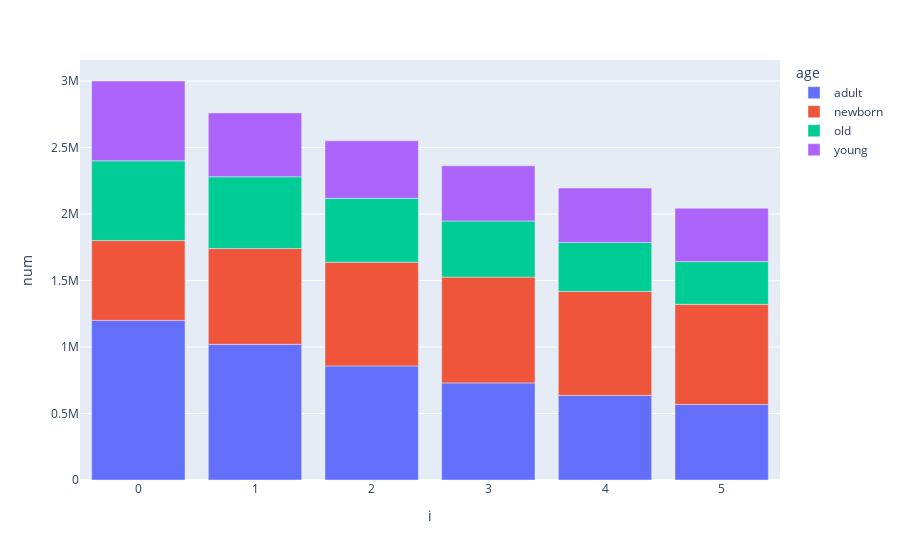

The cell this chart's notebook holds for it:
### Code cell
fig = px.bar(df.groupby(['age', 'i'], as_index=False).sum(), x='i', y='num', color='age')
fig.show()

### Figure 1 — Plotly figure (JSON) as saved in the notebook; plotly's stock layout.template omitted (floating-point values rounded to 4 significant figures)
{"data": [{"alignmentgroup": "True", "hovertemplate": "age=adult<br>i=%{x}<br>num=%{y}<extra></extra>", "legendgroup": "adult", "marker": {"color": "#636efa", "pattern": {"shape": ""}}, "name": "adult", "offsetgroup": "adult", "orientation": "v", "showlegend": true, "textposition": "auto", "type": "bar", "x": [0, 1, 2, 3, 4, 5], "xaxis": "x", "y": [1200000, 1020000, 858000, 730200, 635700, 567462], "yaxis": "y"}, {"alignmentgroup": "True", "hovertemplate": "age=newborn<br>i=%{x}<br>num=%{y}<extra></extra>", "legendgroup": "newborn", "marker": {"color": "#EF553B", "pattern": {"shape": ""}}, "name": "newborn", "offsetgroup": "newborn", "orientation": "v", "showlegend": true, "textposition": "auto", "type": "bar", "x": [0, 1, 2, 3, 4, 5], "xaxis": "x", "y": [600000, 720000, 780000, 795600, 782520, 753156], "yaxis": "y"}, {"alignmentgroup": "True", "hovertemplate": "age=old<br>i=%{x}<br>num=%{y}<extra></extra>", "legendgroup": "old", "marker": {"color": "#00cc96", "pattern": {"shape": ""}}, "name": "old", "offsetgroup": "old", "orientation": "v", "showlegend": true, "textposition": "auto", "type": "bar", "x": [0, 1, 2, 3, 4, 5], "xaxis": "x", "y": [600000, 540000, 480000, 421800, 368279, 321365], "yaxis": "y"}, {"alignmentgroup": "True", "hovertemplate": "age=young<br>i=%{x}<br>num=%{y}<extra></extra>", "legendgroup": "young", "marker": {"color": "#ab63fa", "pattern": {"shape": ""}}, "name": "young", "offsetgroup": "young", "orientation": "v", "showlegend": true, "textposition": "auto", "type": "bar", "x": [0, 1, 2, 3, 4, 5], "xaxis": "x", "y": [600000, 480000, 432000, 415200, 408240, 401448], "yaxis": "y"}], "layout": {"barmode": "relative", "legend": {"title": {"text": "age"}, "tracegroupgap": 0}, "margin": {"t": 60}, "xaxis": {"anchor": "y", "domain": [0, 1], "title": {"text": "i"}}, "yaxis": {"anchor": "x", "domain": [0, 1], "title": {"text": "num"}}}}
